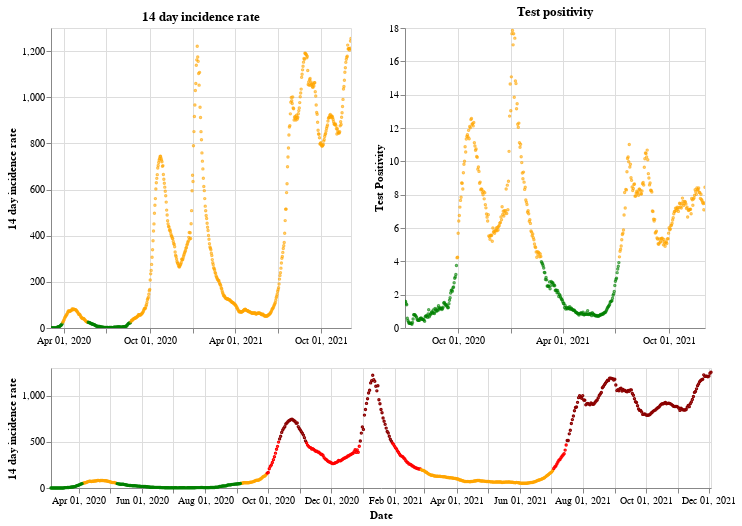

Write notebook code for a chart like this one.
### Markdown cell above
## Northern Ireland

### Code cell
plot_traffic_light('Northern Ireland')

### Figure 1 — Vega-Lite specification as saved in the notebook (floating-point values rounded to 4 significant figures; data arrays with more than 128 entries replaced by an {"elided": "..."} marker saying what was removed)
{"config": {"view": {"continuousWidth": 400, "continuousHeight": 300}}, "vconcat": [{"hconcat": [{"mark": {"type": "point", "size": 2}, "encoding": {"color": {"condition": {"value": "green", "test": "(datum.twoWeeklyCasesRate <= 25)"}, "value": "orange"}, "tooltip": [{"type": "nominal", "field": "areaName"}, {"type": "temporal", "field": "date"}, {"type": "quantitative", "field": "twoWeeklyCasesRate"}, {"type": "quantitative", "field": "testPositivity"}], "x": {"type": "temporal", "axis": {"title": ""}, "field": "date", "scale": {"domain": {"selection": "DateBrush"}}, "timeUnit": "yearmonthdate"}, "y": {"type": "quantitative", "axis": {"title": "14 day incidence rate"}, "field": "twoWeeklyCasesRate"}}, "title": "14 day incidence rate", "width": 300}, {"mark": {"type": "point", "size": 2}, "encoding": {"color": {"condition": {"value": "green", "test": "(datum.testPositivity <= 4)"}, "value": "orange"}, "tooltip": [{"type": "nominal", "field": "areaName"}, {"type": "temporal", "field": "date"}, {"type": "quantitative", "field": "twoWeeklyCasesRate"}, {"type": "quantitative", "field": "testPositivity"}], "x": {"type": "temporal", "axis": {"title": ""}, "field": "date", "scale": {"domain": {"selection": "DateBrush"}}, "timeUnit": "yearmonthdate"}, "y": {"type": "quantitative", "axis": {"title": "Test Positivity"}, "field": "testPositivity"}}, "title": "Test positivity", "width": 300}]}, {"layer": [{"mark": {"type": "point", "size": 2}, "encoding": {"color": {"condition": {"value": "orange", "test": "(((datum.testPositivity < 4) && (datum.twoWeeklyCasesRate >= 50)) && (datum.twoWeeklyCasesRate < 200))"}, "value": "red"}, "opacity": {"condition": {"value": 1, "test": "((datum.twoWeeklyCasesRate >= 50) && (datum.twoWeeklyCasesRate < 500))"}, "value": 0}, "tooltip": [{"type": "nominal", "field": "areaName"}, {"type": "temporal", "field": "date"}, {"type": "quantitative", "field": "twoWeeklyCasesRate"}, {"type": "quantitative", "field": "testPositivity"}], "x": {"type": "temporal", "axis": {"title": "Date"}, "field": "date", "timeUnit": "yearmonthdate"}, "y": {"type": "quantitative", "axis": {"title": "14 day incidence rate"}, "field": "twoWeeklyCasesRate"}}, "selection": {"DateBrush": {"type": "interval", "encodings": ["x"], "fields": ["Time"]}}}, {"mark": {"type": "point", "size": 2}, "encoding": {"color": {"value": "darkred"}, "opacity": {"condition": {"value": 1, "test": "(datum.twoWeeklyCasesRate >= 500)"}, "value": 0}, "tooltip": [{"type": "nominal", "field": "areaName"}, {"type": "temporal", "field": "date"}, {"type": "quantitative", "field": "twoWeeklyCasesRate"}, {"type": "quantitative", "field": "testPositivity"}], "x": {"type": "temporal", "axis": {"title": "Date"}, "field": "date", "timeUnit": "yearmonthdate"}, "y": {"type": "quantitative", "axis": {"title": "14 day incidence rate"}, "field": "twoWeeklyCasesRate"}}}, {"mark": {"type": "point", "size": 2}, "encoding": {"color": {"condition": {"value": "green", "test": "((datum.testPositivity < 4) && (datum.twoWeeklyCasesRate < 50))"}, "value": "orange"}, "opacity": {"condition": {"value": 1, "test": "(datum.twoWeeklyCasesRate < 50)"}, "value": 0}, "tooltip": [{"type": "nominal", "field": "areaName"}, {"type": "temporal", "field": "date"}, {"type": "quantitative", "field": "twoWeeklyCasesRate"}, {"type": "quantitative", "field": "testPositivity"}], "x": {"type": "temporal", "axis": {"title": "Date"}, "field": "date", "timeUnit": "yearmonthdate"}, "y": {"type": "quantitative", "axis": {"title": "14 day incidence rate"}, "field": "twoWeeklyCasesRate"}}}], "height": 120, "width": 660}], "data": {"name": "data-c47b96e25d4a98ca72b9a1b530fc72b4"}, "$schema": "https://vega.github.io/schema/vega-lite/v4.8.1.json", "datasets": {"data-c47b96e25d4a98ca72b9a1b530fc72b4": {"elided": "639 records"}}}
